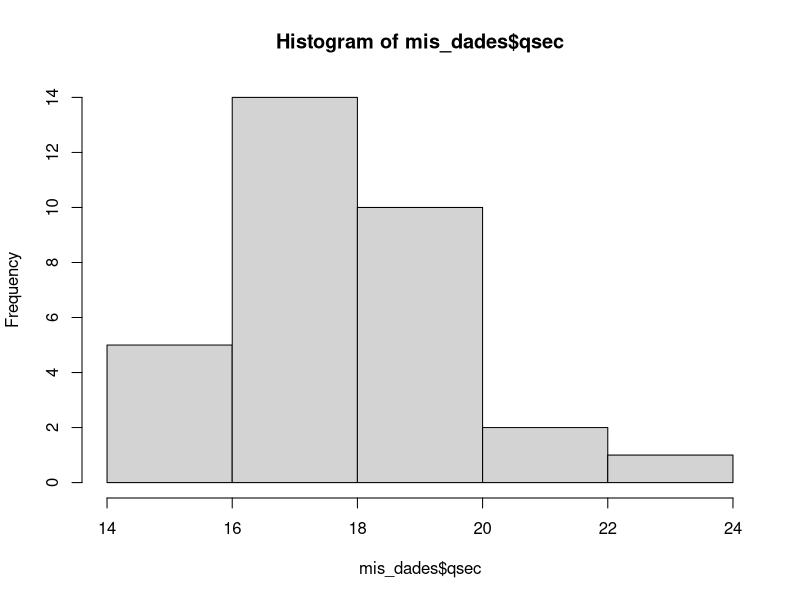
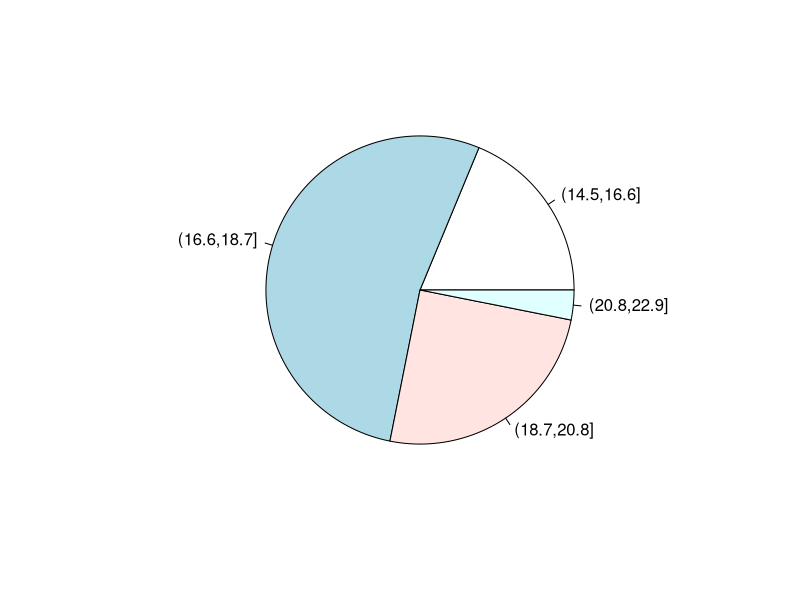
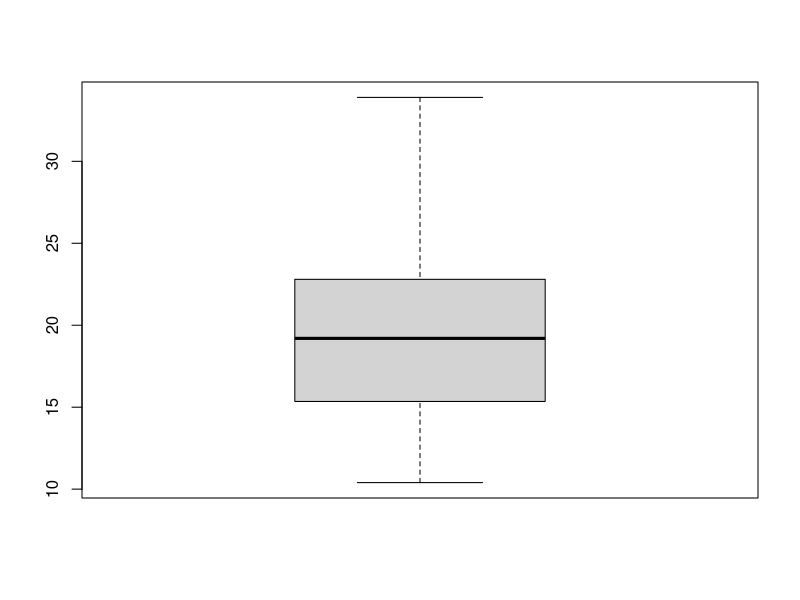

Recreate these plots in R, in order.
#Codigo para problema 1
mis_dades <- mtcars
mis_dades
#mitjana qsec
mis_dades$qsec
#ordenar
sort(mis_dades$qsec)
#tallarlo en intervals + dir quants temps hi han a cada interval
cut(mis_dades$qsec, breaks=4)
qsec_intervalos <- cut(mis_dades$qsec, breaks=4)
qsec_intervalos
table(qsec_intervalos)
#histograma
hist(mis_dades$qsec, breaks= 4)
#mitjana
mean(mis_dades$qsec)

#mediana
sort(mis_dades$drat)
median(mis_dades$drat)
quantile(mis_dades$drat)
#el primer quartil 
quantile(mis_dades$drat,0.25)

#tallar al 18%
quantile(mis_dades$mpg, 0.18)

#fi(6/32) and ni(6)
ni<-table(qsec_intervalos)
ni
sum(ni)
fi<-ni/sum(ni)
fi
#dibuixar-ho
pie(fi)
#tabla de frecuencias
ni<-table(qsec_intervalos)
fi<-ni/sum(ni)
Ni<-cumsum(fi)
Fi<-cumsum(fi)
cbind(ni,fi,Ni,Fi)
#Ranginterquartílic
mis_dades$cyl
quantile(mis_dades$cyl,0.75)-quantile(mis_dades$cyl,0.25)
IQR(mis_dades$cyl)
boxplot(mis_dades$mpg)

sd(mis_dades$cyl)
#varianza
var(mis_dades$qsec)
